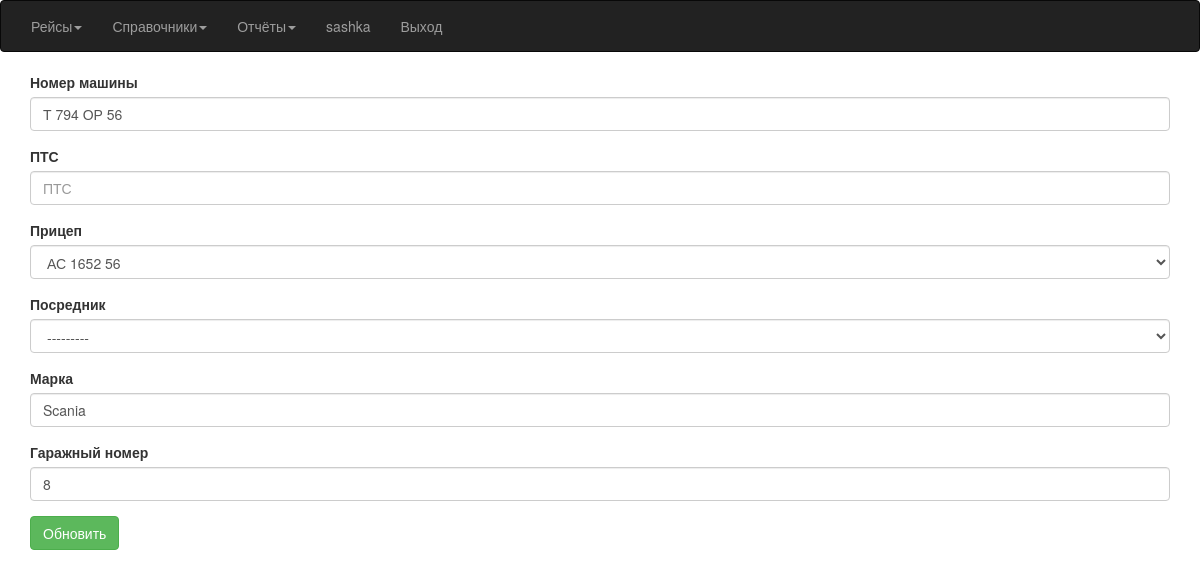
/Car/update2/ (signed in), run on the app's committed database.
### Avtoregion/models.py (models this page shows, shortened)
class Car(models.Model):
    id_car = models.AutoField(primary_key=True)
    number = models.CharField(max_length=11, unique=True, verbose_name='Номер машины')
    pts = models.CharField(max_length=10, null=True, blank=True, verbose_name='ПТС')
    brand = models.CharField(max_length=20, default='Scania')
    garage_number = models.DecimalField(max_digits=10, decimal_places=0, max_length=5, blank=True, default=0)
    trailer = models.ForeignKey(Trailer, blank=True, null=True)
    mediator = models.ForeignKey(Mediator, blank=True, null=True)

### Avtoregion/views.py (the view)
# urls.py: url(r'^Car/update(?P<pk>\d+)/$', views.CarUpdate.as_view(),
class CarUpdate(PermissionRequiredMixin, UpdateView):
    model = Car
    success_url = reverse_lazy('CarList')
    form_class = CarForm
    permission_required = ('cars.update_car',)

### Avtoregion/forms.py
class CarForm(ModelForm):
    class Meta:
        model = Car
        fields = ['number', 'pts', 'trailer', 'mediator', 'brand', 'garage_number']
        labels = {'number': 'Номер машины', 'pts': 'ПТС', 'trailer': 'Прицеп', 'mediator': 'Посредник',
                  'brand': 'Марка', 'garage_number': 'Гаражный номер'}

### Avtoregion/models.py (called while the page is built)
    def __str__(self):
        return '%s' % self.number

### templates/Avtoregion/car_form.html (shortened to what this page needs)
{% extends "index.html" %}
{% load bootstrap3 %}
{% block content %}
 <div class="container table-responsive">
 <form action="" method="post">
 {% for field in form %}
	 {% bootstrap_field field %}
 {% endfor %}
{% buttons %}
        <button class="btn btn-success"> {% bootstrap_icon "star" %} Обновить</button>
{% endbuttons %}
</form>
 </div>
{% endblock %}

### templates/index.html (shortened to what this page needs)
{% load static %}
<!DOCTYPE html>
<html lang="ru">
<head>
	<link rel="stylesheet" href="{% static "css/bootstrap.min.css" %}">
	<link rel="stylesheet" href="https://cdnjs.cloudflare.com/ajax/libs/font-awesome/4.7.0/css/font-awesome.min.css">
	<link rel="stylesheet" href="{% static "css/daterangepicker.css" %}">
</head>
{% if user.is_anonymous %}
    <body>
    {% block login %}
    {% endblock %}
    </body>
{% else %}
    <body>
    <nav class="navbar navbar-inverse">
	    <div class="container-fluid">
		    <ul class="nav navbar-nav">
			    <li class="dropdown">
				    <a class="dropdown-toggle" data-toggle="dropdown" href="{% url 'Race' %}">Рейсы<span class="caret"></span></a>
			    </li>
			    <li class="dropdown">
				    <a class="dropdown-toggle" href="index.html" data-toggle="dropdown">Справочники<span class="caret"></span></a>
			    </li>
			    <li class="dropdown">
				    <a class="dropdown-toggle" data-toggle="dropdown" href="index.html">Отчёты<span class="caret"></span></a>
			    </li>
			    <li class="navbar-text">{{ user }}</li>
			    <li><a class="navbar-link" href="{% url 'logout' %}">Выход</a></li>
		    </ul>
	    </div>
    </nav>
		{% block content %}
		{% endblock %}
    </body>
{% endif %}
</html>

### data on the page
Car: number "Т 794 ОР 56" "АС 1652 56" "---------" "Scania" "8"

### other printed values
{{ user }} "sashka"
